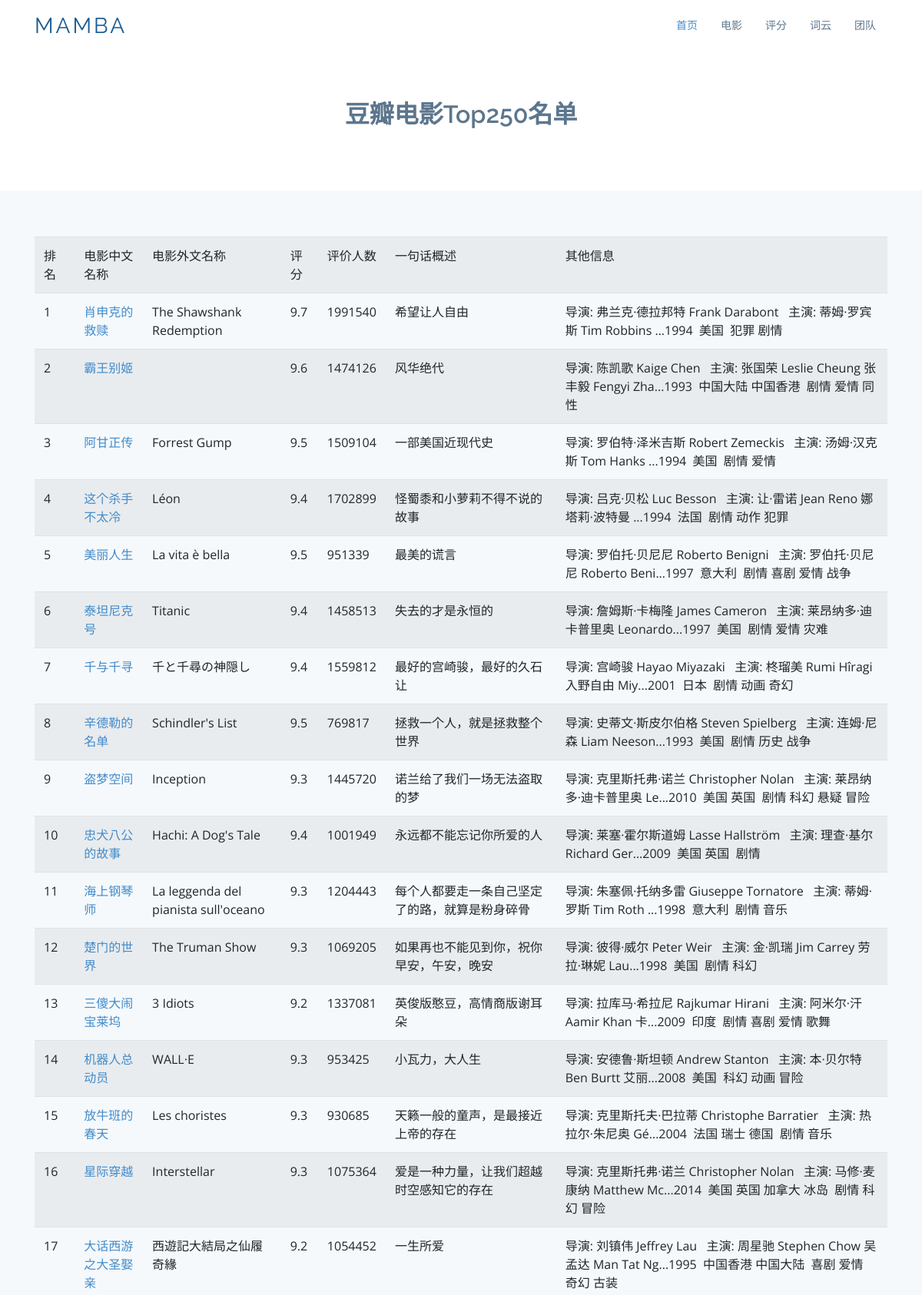
The page /movie (upper part) on the database its author committed.
### tables this page shows
CREATE TABLE movie250(
                id integer primary key autoincrement,
                info_link text,
                pic_link text,
                cname varchar,
                ename varchar,
                score numeric,
                rated numeric,
                instroduction text,
                info text
            );

### app.py (the view)
@app.route('/movie')
def movie():
    datalist = []
    conn = sqlite3.connect("DouBanMovieTop250.db")
    cursor = conn.cursor()
    sql = "select id, info_link, pic_link, cname, ename, score, rated, instroduction, info from movie250"
    data = cursor.execute(sql)
    for item in data:
        datalist.append(item)
    cursor.close()
    conn.close()
    return render_template("movie.html", movies=datalist)

### templates/movie.html (shortened to what this page needs)
<!DOCTYPE html>
<html lang="en">
<head>
    <link href="static/assets/vendor/bootstrap/css/bootstrap.min.css" rel="stylesheet">
    <link href="static/assets/vendor/icofont/icofont.min.css" rel="stylesheet">
    <link href="static/assets/vendor/boxicons/css/boxicons.min.css" rel="stylesheet">
    <link href="static/assets/vendor/animate.css/animate.min.css" rel="stylesheet">
    <link href="static/assets/vendor/venobox/venobox.css" rel="stylesheet">
    <link href="static/assets/vendor/aos/aos.css" rel="stylesheet">
    <link href="static/assets/css/style.css" rel="stylesheet">
</head>
<body>
    <header id="header">
        <div class="container">
            <div class="logo float-left">
                <h1 class="text-light"><a href="index.html"><span>Mamba</span></a></h1>
            </div>
            <nav class="nav-menu float-right d-none d-lg-block">
                <ul>
                    <li class="active"><a href="/index">首页</a></li>
                    <li><a href="/movie">电影</a></li>
                    <li><a href="/score">评分</a></li>
                    <li><a href="/word">词云</a></li>
                    <li><a href="/team">团队</a></li>
                </ul>
            </nav>
        </div>
    </header>
    <section id="team" class="team">
        <div class="container">
            <div class="section-title">
                <h2>豆瓣电影Top250名单</h2>
            </div>
        </div>
    </section>
    <section class="counts section-bg">
        <div class="container">
            <table class="table table-striped">
                <tr>
                    <td>排名</td>
                    <td>电影中文名称</td>
                    <td>电影外文名称</td>
                    <td>评分</td>
                    <td>评价人数</td>
                    <td>一句话概述</td>
                    <td>其他信息</td>
                </tr>
                {% for movie in movies %}
                <tr>
                    <td>{{ movie[0] }}</td>
                    <td><a href="{{ movie[1] }}" target="_blank">{{ movie[3] }}</a></td>
                    <td>{{ movie[4] }}</td>
                    <td>{{ movie[5] }}</td>
                    <td>{{ movie[6] }}</td>
                    <td>{{ movie[7] }}</td>
                    <td>{{ movie[8] }}</td>
                </tr>
                {% endfor %}
            </table>
        </div>
    </section>
</body>
</html>

### static/assets/css/style.css (style rules this page uses)
body { font-family: "Open Sans", sans-serif; color: #444; }
a { color: #428bca; }
h1, h2, h3, h4, h5, h6, .font-primary { font-family: "Raleway", sans-serif; }
#header { height: 70px; transition: all 0.5s; transition: all 0.5s; padding: 10px 0; background: #fff; z-index: 997; }
#header .logo h1 { font-size: 28px; margin: 0; padding: 10px 0; line-height: 1; font-weight: 400; letter-spacing: 3px; text-transform: uppercase; }
#header .logo h1 a, #header .logo h1 a:hover { color: #1c5c93; text-decoration: none; }
.nav-menu, .nav-menu * { margin: 0; padding: 0; list-style: none; }
.nav-menu > ul > li { position: relative; white-space: nowrap; float: left; }
.nav-menu a { display: block; position: relative; color: #5c768d; padding: 12px 15px; transition: 0.3s; font-size: 14px; font-family: "Open Sans", sans-serif; }
.nav-menu a:hover, .nav-menu .active > a, .nav-menu li:hover > a { color: #428bca; text-decoration: none; }
.mobile-nav { position: fixed; top: 0; bottom: 0; z-index: 9999; overflow-y: auto; left: -260px; width: 260px; padding-top: 18px; background: #1f3548; transition: 0.4s; }
.mobile-nav * { margin: 0; padding: 0; list-style: none; }
.mobile-nav a { display: block; position: relative; color: #e3f0fc; padding: 10px 20px; font-weight: 500; }
.mobile-nav a:hover, .mobile-nav .active > a, .mobile-nav li:hover > a { color: #9eccf4; text-decoration: none; }
section { padding: 60px 0; }
.section-bg { background-color: #f5f9fc; }
.section-title { text-align: center; padding-bottom: 30px; }
.section-title h2 { font-size: 32px; font-weight: 600; margin-bottom: 20px; padding-bottom: 0; color: #5c768d; }
.counts { padding-bottom: 30px; }
.team { background: #fff; padding: 60px 0 30px 0; }

### rows shown on the page
movie250: id "1", cname "肖申克的救赎", ename "The Shawshank Redemption", score "9.7", rated "1991540", instroduction "希望让人自由", info "导演: 弗兰克·德拉邦特 Frank Darabont 主演: 蒂姆·罗宾斯 Tim Robbins ...1994 美国 犯罪 剧情"
movie250: id "2", cname "霸王别姬", score "9.6", rated "1474126", instroduction "风华绝代", info "导演: 陈凯歌 Kaige Chen 主演: 张国荣 Leslie Cheung 张丰毅 Fengyi Zha...1993 中国大陆 中国香港 剧情 爱情 同性"
movie250: id "3", cname "阿甘正传", ename "Forrest Gump", score "9.5", rated "1509104", instroduction "一部美国近现代史", info "导演: 罗伯特·泽米吉斯 Robert Zemeckis 主演: 汤姆·汉克斯 Tom Hanks ...1994 美国 剧情 爱情"
movie250: id "4", cname "这个杀手不太冷", ename "Léon", score "9.4", rated "1702899", instroduction "怪蜀黍和小萝莉不得不说的故事", info "导演: 吕克·贝松 Luc Besson 主演: 让·雷诺 Jean Reno 娜塔莉·波特曼 ...1994 法国 剧情 动作 犯罪"
movie250: id "5", cname "美丽人生", ename "La vita è bella", score "9.5", rated "951339", instroduction "最美的谎言", info "导演: 罗伯托·贝尼尼 Roberto Benigni 主演: 罗伯托·贝尼尼 Roberto Beni...1997 意大利 剧情 喜剧 爱情 战争"
movie250: id "6", cname "泰坦尼克号", ename "Titanic", score "9.4", rated "1458513", instroduction "失去的才是永恒的", info "导演: 詹姆斯·卡梅隆 James Cameron 主演: 莱昂纳多·迪卡普里奥 Leonardo...1997 美国 剧情 爱情 灾难"
movie250: id "7", cname "千与千寻", ename "千と千尋の神隠し", score "9.4", rated "1559812", instroduction "最好的宫崎骏，最好的久石让", info "导演: 宫崎骏 Hayao Miyazaki 主演: 柊瑠美 Rumi Hîragi 入野自由 Miy...2001 日本 剧情 动画 奇幻"
movie250: id "8", cname "辛德勒的名单", ename "Schindler's List", score "9.5", rated "769817", instroduction "拯救一个人，就是拯救整个世界", info "导演: 史蒂文·斯皮尔伯格 Steven Spielberg 主演: 连姆·尼森 Liam Neeson...1993 美国 剧情 历史 战争"
movie250: id "9", cname "盗梦空间", ename "Inception", score "9.3", rated "1445720", instroduction "诺兰给了我们一场无法盗取的梦", info "导演: 克里斯托弗·诺兰 Christopher Nolan 主演: 莱昂纳多·迪卡普里奥 Le...2010 美国 英国 剧情 科幻 悬疑 冒险"
movie250: id "10", cname "忠犬八公的故事", ename "Hachi: A Dog's Tale", score "9.4", rated "1001949", instroduction "永远都不能忘记你所爱的人", info "导演: 莱塞·霍尔斯道姆 Lasse Hallström 主演: 理查·基尔 Richard Ger...2009 美国 英国 剧情"
movie250: id "11", cname "海上钢琴师", ename "La leggenda del pianista sull'oceano", score "9.3", rated "1204443", instroduction "每个人都要走一条自己坚定了的路，就算是粉身碎骨", info "导演: 朱塞佩·托纳多雷 Giuseppe Tornatore 主演: 蒂姆·罗斯 Tim Roth ...1998 意大利 剧情 音乐"
movie250: id "12", cname "楚门的世界", ename "The Truman Show", score "9.3", rated "1069205", instroduction "如果再也不能见到你，祝你早安，午安，晚安", info "导演: 彼得·威尔 Peter Weir 主演: 金·凯瑞 Jim Carrey 劳拉·琳妮 Lau...1998 美国 剧情 科幻"
movie250: id "13", cname "三傻大闹宝莱坞", ename "3 Idiots", score "9.2", rated "1337081", instroduction "英俊版憨豆，高情商版谢耳朵", info "导演: 拉库马·希拉尼 Rajkumar Hirani 主演: 阿米尔·汗 Aamir Khan 卡...2009 印度 剧情 喜剧 爱情 歌舞"
movie250: id "14", cname "机器人总动员", ename "WALL·E", score "9.3", rated "953425", instroduction "小瓦力，大人生", info "导演: 安德鲁·斯坦顿 Andrew Stanton 主演: 本·贝尔特 Ben Burtt 艾丽...2008 美国 科幻 动画 冒险"
movie250: id "15", cname "放牛班的春天", ename "Les choristes", score "9.3", rated "930685", instroduction "天籁一般的童声，是最接近上帝的存在", info "导演: 克里斯托夫·巴拉蒂 Christophe Barratier 主演: 热拉尔·朱尼奥 Gé...2004 法国 瑞士 德国 剧情 音乐"
movie250: id "16", cname "星际穿越", ename "Interstellar", score "9.3", rated "1075364", instroduction "爱是一种力量，让我们超越时空感知它的存在", info "导演: 克里斯托弗·诺兰 Christopher Nolan 主演: 马修·麦康纳 Matthew Mc...2014 美国 英国 加拿大 冰岛 剧情 科幻 冒险"
movie250: id "17", cname "大话西游之大圣娶亲", ename "西遊記大結局之仙履奇緣", score "9.2", rated "1054452", instroduction "一生所爱", info "导演: 刘镇伟 Jeffrey Lau 主演: 周星驰 Stephen Chow 吴孟达 Man Tat Ng...1995 中国香港 中国大陆 喜剧 爱情 奇幻 古装"
